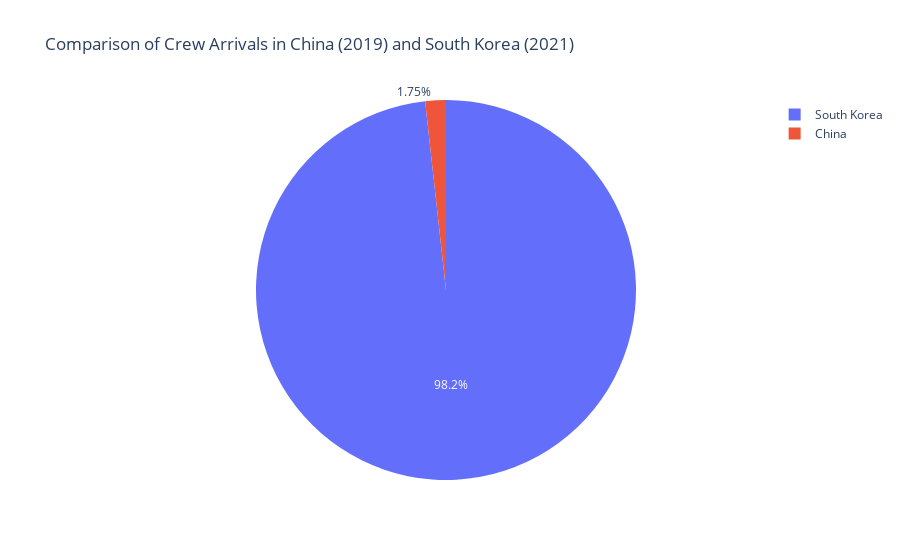

The notebook cell this image was saved under:
### Code cell
# Create the pie chart
fig = px.pie(crew_data, values='Crew_Arrivals', names='Country', title='Comparison of Crew Arrivals in China (2019) and South Korea (2021)',
             labels={'Crew_Arrivals': 'Number of Crew Arrivals'})

fig.show()

### Figure 1 — Plotly figure (JSON) as saved in the notebook; plotly's stock layout.template omitted (floating-point values rounded to 4 significant figures)
{"data": [{"domain": {"x": [0, 1], "y": [0, 1]}, "hovertemplate": "Country=%{label}<br>Number of Crew Arrivals=%{value}<extra></extra>", "labels": ["China", "South Korea"], "legendgroup": "", "name": "", "showlegend": true, "type": "pie", "values": [714.0, 39971]}], "layout": {"legend": {"tracegroupgap": 0}, "title": {"text": "Comparison of Crew Arrivals in China (2019) and South Korea (2021)"}}}
